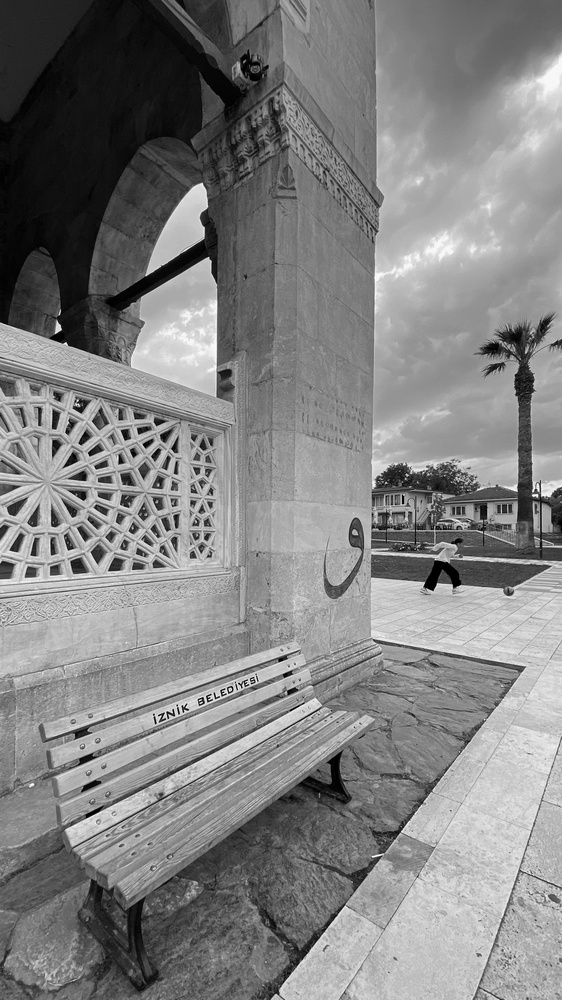
#> input picture Hafta2_Gorev1/pexels-m-e-r-v-e-42708268-32370611.jpg, 562 x 1000 px, shrunk from 2131 x 3789 before the run, found by its file name
$ python gorev2.py
#> lines starting #> are read from the running program, lines starting #| are printed output that depends on the picture
import cv2
import numpy as np

# 1. Resmi doğrudan TEK KANAL GRİ (IMREAD_GRAYSCALE) olarak okutuyoruz
dosya_adi = "Hafta2_Gorev1/pexels-m-e-r-v-e-42708268-32370611.jpg"
img = cv2.imread(dosya_adi, cv2.IMREAD_GRAYSCALE)
#> img is the input picture: shape (1000, 562); min 0, max 255, mean 129.7

if img is None:
    print("Resim bulunamadı!")
else:
    # Resmin yükseklik (satır) ve genişlik (sütun) değerlerini alıyoruz
    h, w = img.shape
#> h = 1000; w = 562

    # Çıktılar için orijinal resimle aynı boyutta siyah boş tuvaller oluşturuyoruz
    img_bol = np.zeros((h, w), dtype=np.uint8)
    img_carp = np.zeros((h, w), dtype=np.uint8)

    # 2. Hocanın istediği gibi tüm pikselleri iç içe döngü ile tek tek geziyoruz
    for y in range(h):
        for x in range(w):
            piksel = int(img[y, x]) # İşlem yaparken sınırları aşmasın diye integer'a çeviriyoruz

            # 4'e bölme (Parlaklık azalır, resim kararır)
            img_bol[y, x] = piksel // 4

            # 4 ile çarpma (Parlaklık artar).
            # Hoca buradaki 255 kısıtlamasını yapıp yapmadığına kesinlikle bakacaktır.
            img_carp[y, x] = min(piksel * 4, 255)
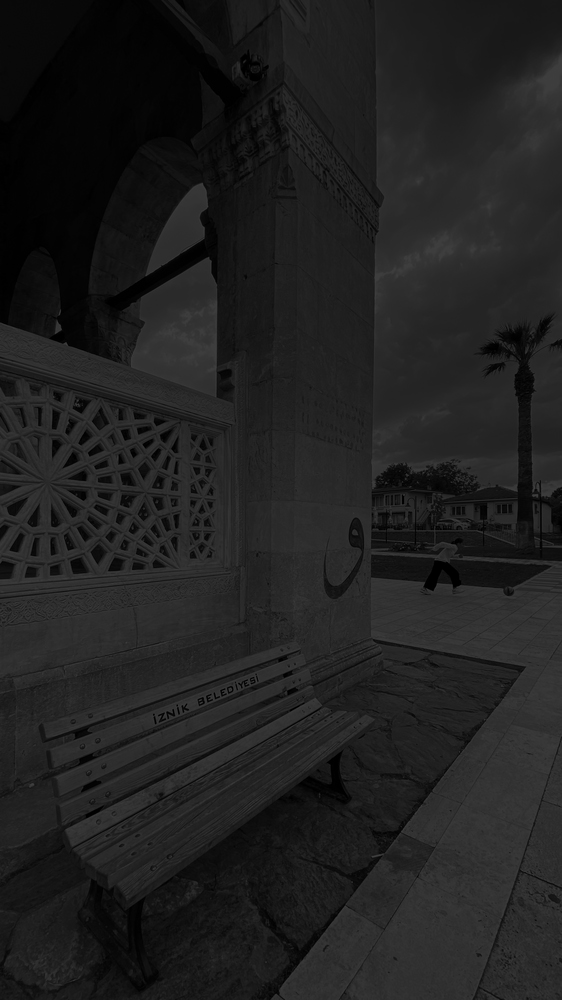
#> img_bol: shape (1000, 562); min 0, max 63, mean 32
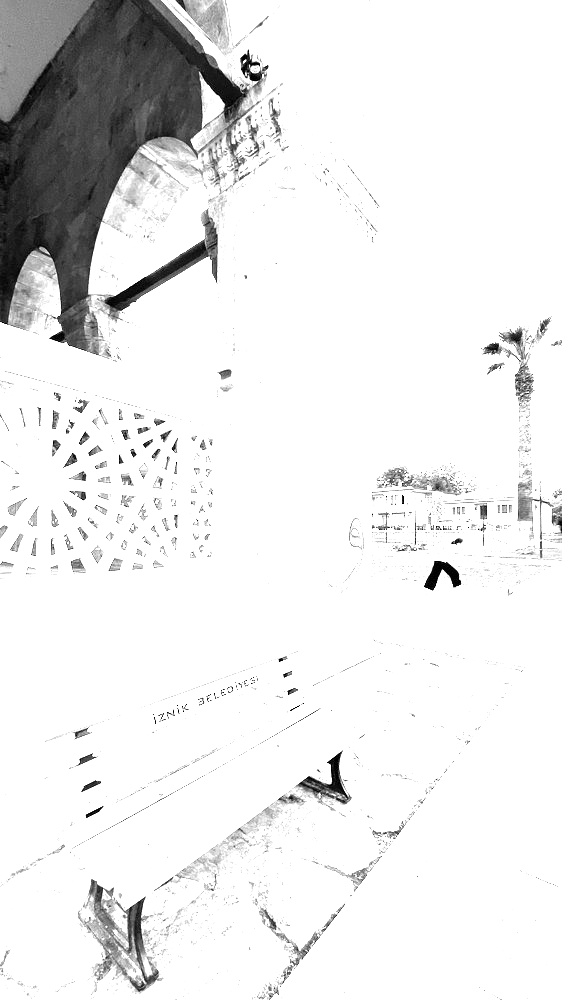
#> img_carp: shape (1000, 562); min 0, max 255, mean 233.3

    # 3. Sonuçları ekranda gösteriyoruz (Normal pencereler)
    cv2.namedWindow("Orijinal Gri", cv2.WINDOW_NORMAL)
    cv2.namedWindow("Parlaklik / 4", cv2.WINDOW_NORMAL)
    cv2.namedWindow("Parlaklik x 4", cv2.WINDOW_NORMAL)

    cv2.imshow("Orijinal Gri", img)
    cv2.imshow("Parlaklik / 4", img_bol)
    cv2.imshow("Parlaklik x 4", img_carp)

    # Çıktıları klasöre de kaydedelim, GitHub'a atarken hocaya kanıt olur
    cv2.imwrite("gri_bolu_4.jpeg", img_bol)
    cv2.imwrite("gri_carpi_4.jpeg", img_carp)

    print("Pikseller gezildi, işlem tamam!")
    cv2.waitKey(0)
    cv2.destroyAllWindows()
